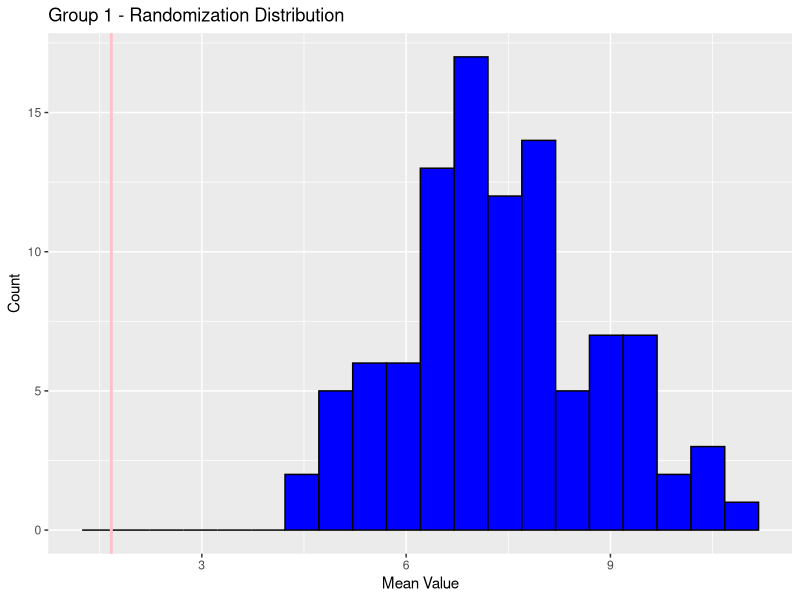
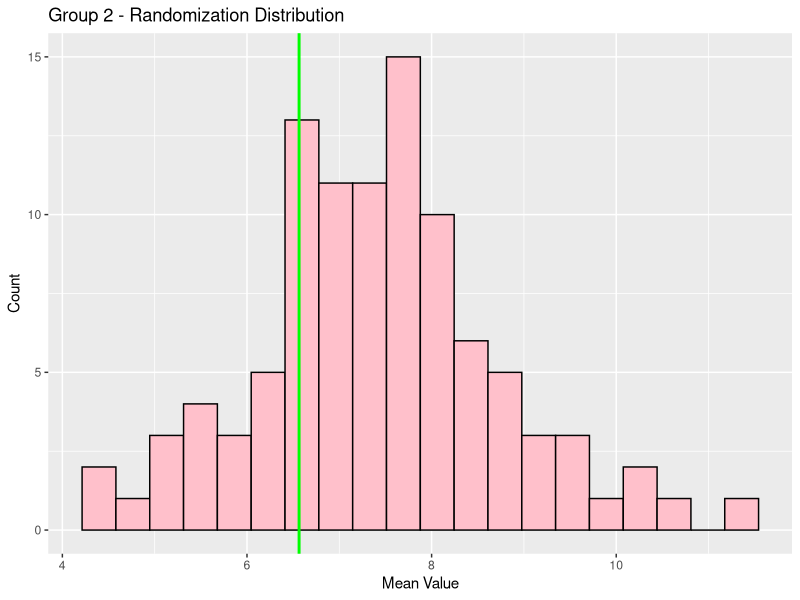
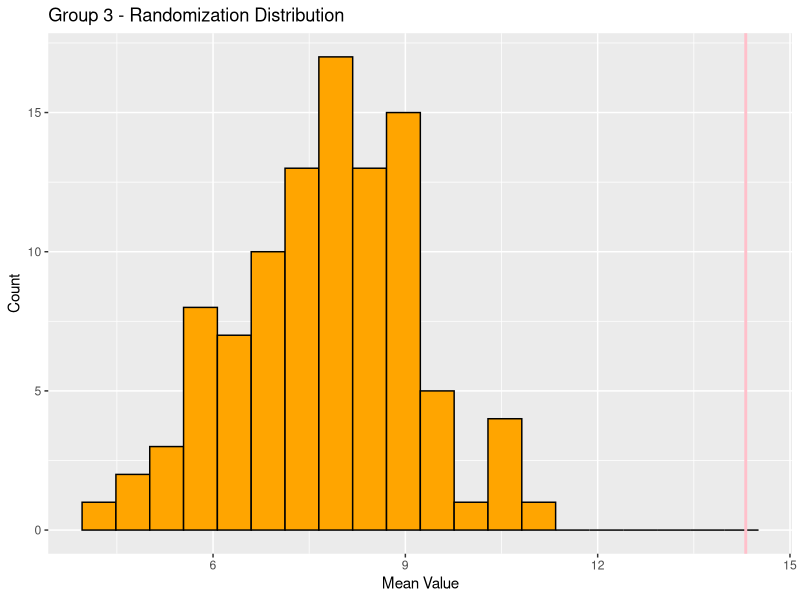

These figures' R source, in order:
## ---- chunk 1
library("ggplot2")


# Created for loop to count zeros  

count_zero_loop <- function(vector) {
    counter <- 0
    for (z in seq_along(vector)) {
        if (vec[z] == 0) {
            counter <- counter + 1
        }
    }
    return(counter)
}

# Using subsetting instead of a loop

count_zero_subset <- function(vector) {
    return(sum(vector == 0))
}

# Function to create matrix in which each element is the product of the row number * the column number.

product_matrix <- function(rows, cols) {
    matrix(outer(1:rows, 1:cols, FUN = "*"), nrow = rows, ncol = cols)
}

# Simulate a dataset with 3 groups of data, each group drawn from a distribution with a different mean. The final data frame should have 1 column for group and 1 column for the response variable.

set.seed(1000)

three_group_dataset <- c(rep("Group_1", 10), rep("Group_2", 10), rep("Group_3", 10))

response <- c(rnorm(10, mean = 2, sd = 1), rnorm(10, mean = 7, sd = 1), rnorm(10, mean = 14, sd = 1))

df_three_group_dataset <- data.frame(group = three_group_dataset, res = response)

group_means <- tapply(df_three_group_dataset$res, df_three_group_dataset$group, mean) 
print(group_means)

# Write a custom function that 1) reshuffles the response variable, and 2) calculates the mean of each group in the reshuffled data. Store the means in a vector of length 3.

shuffle_values <- function(data) {
    data$res <- sample(data$res)
    group_means <- tapply(data$res, data$group, mean)
    return(group_means)
}

# Use a for loop to repeat the function in b 100 times. Store the results in a data frame that has 1 column indicating the replicate number and 1 column for each new group mean, for a total of 4 columns.

n_sim <- 100
sim <- data.frame(replicate = 1:n_sim, Group1_mean = rep(NA, n_sim), Group2_mean = rep(NA, n_sim), Group3_mean = rep(NA, n_sim))

for (z in seq_len(n_sim)) {
    means <- shuffle_values(df_three_group_dataset)
    sim$Group1_mean[z] <-means[1]
    sim$Group2_mean[z] <-means[2]
    sim$Group3_mean[z] <-means[3]
}

#Use qplot() to create a histogram of the means for each reshuffled group. Or, if you want a challenge, use ggplot() to overlay all 3 histograms in the same figure. How do the distributions of reshuffled means compare to the original means?

library(ggplot2)
group1_data <- data.frame(Mean = sim$Group1_mean)
group2_data <- data.frame(Mean = sim$Group2_mean)
group3_data <- data.frame(Mean = sim$Group3_mean)

#Histogram 1
ggplot(group1_data, aes(x = Mean)) +
  geom_histogram(bins = 20, fill = "blue", color = "black") +
  geom_vline(xintercept = group_means[1], color = "pink", linetype = "solid", size = 1) +
  labs(title = "Group 1 - Randomization Distribution",
       x = "Mean Value",
       y = "Count")
#Histogram 2
ggplot(group2_data, aes(x = Mean)) +
  geom_histogram(bins = 20, fill = "pink", color = "black") +
  geom_vline(xintercept = group_means[2], color = "green", linetype = "solid", size = 1) +
  labs(title = "Group 2 - Randomization Distribution",
       x = "Mean Value",
       y = "Count")

#Histogram 3
ggplot(group3_data, aes(x = Mean)) +
  geom_histogram(bins = 20, fill = "orange", color = "black") +
  geom_vline(xintercept = group_means[3], color = "pink", linetype = "solid", size = 1) +
  labs(title = "Group 3 - Randomization Distribution",
       x = "Mean Value",
       y = "Count")

# the distributions reshuffled shows what the means would look like if there was no difference between difference groups. Since there were original group means above and belowed the reshuffled means, it shows that the differences are not due to chance but moreso that there are true differences between means. 
